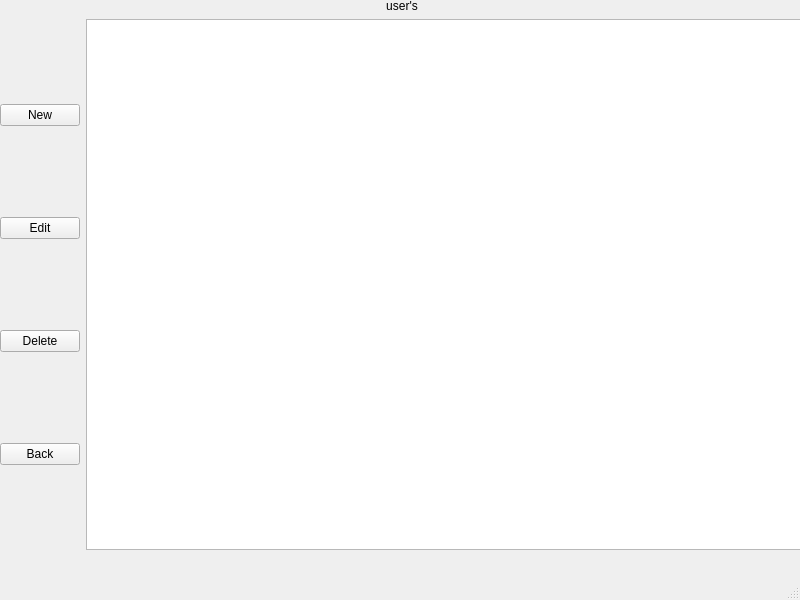
<?xml version="1.0" encoding="UTF-8"?>
<ui version="4.0">
 <class>userData</class>
 <widget class="QMainWindow" name="userData">
  <property name="geometry">
   <rect>
    <x>0</x>
    <y>0</y>
    <width>800</width>
    <height>600</height>
   </rect>
  </property>
  <property name="windowTitle">
   <string>User Data</string>
  </property>
  <widget class="QWidget" name="centralwidget">
   <widget class="QWidget" name="verticalLayoutWidget">
    <property name="geometry">
     <rect>
      <x>0</x>
      <y>-1</y>
      <width>804</width>
      <height>551</height>
     </rect>
    </property>
    <layout class="QVBoxLayout" name="verticalLayout">
     <item>
      <widget class="QLabel" name="label">
       <property name="text">
        <string>user's</string>
       </property>
       <property name="alignment">
        <set>Qt::AlignCenter</set>
       </property>
      </widget>
     </item>
     <item>
      <layout class="QHBoxLayout" name="horizontalLayout">
       <item>
        <layout class="QVBoxLayout" name="verticalLayout_2">
         <item>
          <widget class="QPushButton" name="pushButton_newUser">
           <property name="text">
            <string>New</string>
           </property>
          </widget>
         </item>
         <item>
          <widget class="QPushButton" name="pushButton_modfiyUser">
           <property name="text">
            <string>Edit</string>
           </property>
          </widget>
         </item>
         <item>
          <widget class="QPushButton" name="pushButton_deleteUser">
           <property name="text">
            <string>Delete</string>
           </property>
          </widget>
         </item>
         <item>
          <widget class="QPushButton" name="pushButton_backToMenu">
           <property name="text">
            <string>Back</string>
           </property>
          </widget>
         </item>
        </layout>
       </item>
       <item>
        <widget class="QTableWidget" name="tableWidget">
         <property name="sizePolicy">
          <sizepolicy hsizetype="Expanding" vsizetype="Expanding">
           <horstretch>0</horstretch>
           <verstretch>0</verstretch>
          </sizepolicy>
         </property>
         <property name="minimumSize">
          <size>
           <width>700</width>
           <height>0</height>
          </size>
         </property>
         <property name="sizeAdjustPolicy">
          <enum>QAbstractScrollArea::AdjustToContents</enum>
         </property>
        </widget>
       </item>
      </layout>
     </item>
    </layout>
   </widget>
  </widget>
  <widget class="QMenuBar" name="menubar">
   <property name="geometry">
    <rect>
     <x>0</x>
     <y>0</y>
     <width>800</width>
     <height>21</height>
    </rect>
   </property>
  </widget>
  <widget class="QStatusBar" name="statusbar"/>
 </widget>
 <resources/>
 <connections/>
</ui>
